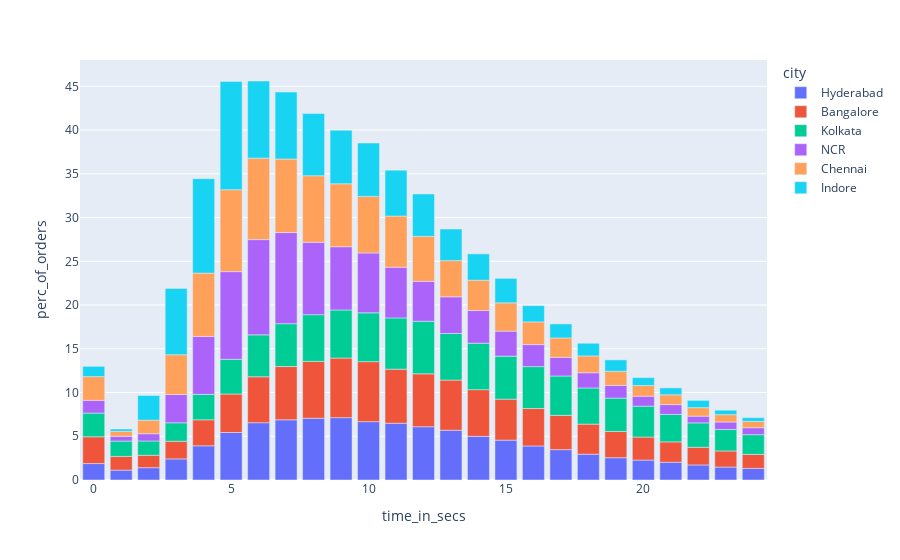

Notebook cell for this chart:
### Code cell
city_wise_split=pd.concat(res)
import plotly.express as px
fig = px.bar(city_wise_split, x='time_in_secs', y='perc_of_orders',color='city')
fig.show()
[get_90_perc_time_for_city(city) for city in city_list]

### Figure 1 — Plotly figure (JSON) as saved in the notebook; plotly's stock layout.template omitted (floating-point values rounded to 4 significant figures)
{"data": [{"alignmentgroup": "True", "hoverlabel": {"namelength": 0}, "hovertemplate": "city=Hyderabad<br>time_in_secs=%{x}<br>perc_of_orders=%{y}", "legendgroup": "Hyderabad", "marker": {"color": "#636efa"}, "name": "Hyderabad", "offsetgroup": "Hyderabad", "orientation": "v", "showlegend": true, "textposition": "auto", "type": "bar", "x": [0, 1, 2, 3, 4, 5, 6, 7, 8, 9, 10, 11, 12, 13, 14, 15, 16, 17, 18, 19, 20, 21, 22, 23, 24], "xaxis": "x", "y": [1.88, 1.13, 1.41, 2.41, 3.91, 5.43, 6.55, 6.88, 7.06, 7.13, 6.67, 6.49, 6.09, 5.69, 4.99, 4.56, 3.89, 3.47, 2.95, 2.55, 2.28, 2.03, 1.72, 1.48, 1.33], "yaxis": "y"}, {"alignmentgroup": "True", "hoverlabel": {"namelength": 0}, "hovertemplate": "city=Bangalore<br>time_in_secs=%{x}<br>perc_of_orders=%{y}", "legendgroup": "Bangalore", "marker": {"color": "#EF553B"}, "name": "Bangalore", "offsetgroup": "Bangalore", "orientation": "v", "showlegend": true, "textposition": "auto", "type": "bar", "x": [0, 1, 2, 3, 4, 5, 6, 7, 8, 9, 10, 11, 12, 13, 14, 15, 16, 17, 18, 19, 20, 21, 22, 23, 24], "xaxis": "x", "y": [3.06, 1.57, 1.42, 2.02, 2.97, 4.4, 5.25, 6.09, 6.5, 6.81, 6.86, 6.18, 6.05, 5.73, 5.34, 4.68, 4.28, 3.92, 3.44, 3, 2.63, 2.33, 2.02, 1.84, 1.6], "yaxis": "y"}, {"alignmentgroup": "True", "hoverlabel": {"namelength": 0}, "hovertemplate": "city=Kolkata<br>time_in_secs=%{x}<br>perc_of_orders=%{y}", "legendgroup": "Kolkata", "marker": {"color": "#00cc96"}, "name": "Kolkata", "offsetgroup": "Kolkata", "orientation": "v", "showlegend": true, "textposition": "auto", "type": "bar", "x": [0, 1, 2, 3, 4, 5, 6, 7, 8, 9, 10, 11, 12, 13, 14, 15, 16, 17, 18, 19, 20, 21, 22, 23, 24], "xaxis": "x", "y": [2.71, 1.75, 1.63, 2.11, 2.91, 3.97, 4.79, 4.9, 5.34, 5.5, 5.58, 5.86, 6.01, 5.33, 5.31, 4.92, 4.79, 4.5, 4.13, 3.81, 3.53, 3.14, 2.79, 2.46, 2.25], "yaxis": "y"}, {"alignmentgroup": "True", "hoverlabel": {"namelength": 0}, "hovertemplate": "city=NCR<br>time_in_secs=%{x}<br>perc_of_orders=%{y}", "legendgroup": "NCR", "marker": {"color": "#ab63fa"}, "name": "NCR", "offsetgroup": "NCR", "orientation": "v", "showlegend": true, "textposition": "auto", "type": "bar", "x": [0, 1, 2, 3, 4, 5, 6, 7, 8, 9, 10, 11, 12, 13, 14, 15, 16, 17, 18, 19, 20, 21, 22, 23, 24], "xaxis": "x", "y": [1.46, 0.55, 0.83, 3.23, 6.62, 10.02, 10.89, 10.42, 8.27, 7.23, 6.84, 5.79, 4.56, 4.19, 3.73, 2.86, 2.52, 2.13, 1.74, 1.45, 1.14, 1.12, 0.77, 0.85, 0.8], "yaxis": "y"}, {"alignmentgroup": "True", "hoverlabel": {"namelength": 0}, "hovertemplate": "city=Chennai<br>time_in_secs=%{x}<br>perc_of_orders=%{y}", "legendgroup": "Chennai", "marker": {"color": "#FFA15A"}, "name": "Chennai", "offsetgroup": "Chennai", "orientation": "v", "showlegend": true, "textposition": "auto", "type": "bar", "x": [0, 1, 2, 3, 4, 5, 6, 7, 8, 9, 10, 11, 12, 13, 14, 15, 16, 17, 18, 19, 20, 21, 22, 23, 24], "xaxis": "x", "y": [2.71, 0.57, 1.55, 4.55, 7.24, 9.36, 9.31, 8.4, 7.61, 7.19, 6.47, 5.85, 5.14, 4.14, 3.47, 3.23, 2.59, 2.22, 1.92, 1.62, 1.22, 1.12, 0.97, 0.84, 0.72], "yaxis": "y"}, {"alignmentgroup": "True", "hoverlabel": {"namelength": 0}, "hovertemplate": "city=Indore<br>time_in_secs=%{x}<br>perc_of_orders=%{y}", "legendgroup": "Indore", "marker": {"color": "#19d3f3"}, "name": "Indore", "offsetgroup": "Indore", "orientation": "v", "showlegend": true, "textposition": "auto", "type": "bar", "x": [0, 1, 2, 3, 4, 5, 6, 7, 8, 9, 10, 11, 12, 13, 14, 15, 16, 17, 18, 19, 20, 21, 22, 23, 24], "xaxis": "x", "y": [1.17, 0.26, 2.82, 7.58, 10.8, 12.38, 8.82, 7.66, 7.11, 6.13, 6.1, 5.25, 4.85, 3.61, 3.01, 2.8, 1.86, 1.6, 1.45, 1.3, 0.9, 0.79, 0.83, 0.51, 0.43], "yaxis": "y"}], "layout": {"barmode": "relative", "legend": {"title": {"text": "city"}, "tracegroupgap": 0}, "margin": {"t": 60}, "xaxis": {"anchor": "y", "domain": [0, 1], "title": {"text": "time_in_secs"}}, "yaxis": {"anchor": "x", "domain": [0, 1], "title": {"text": "perc_of_orders"}}}}
